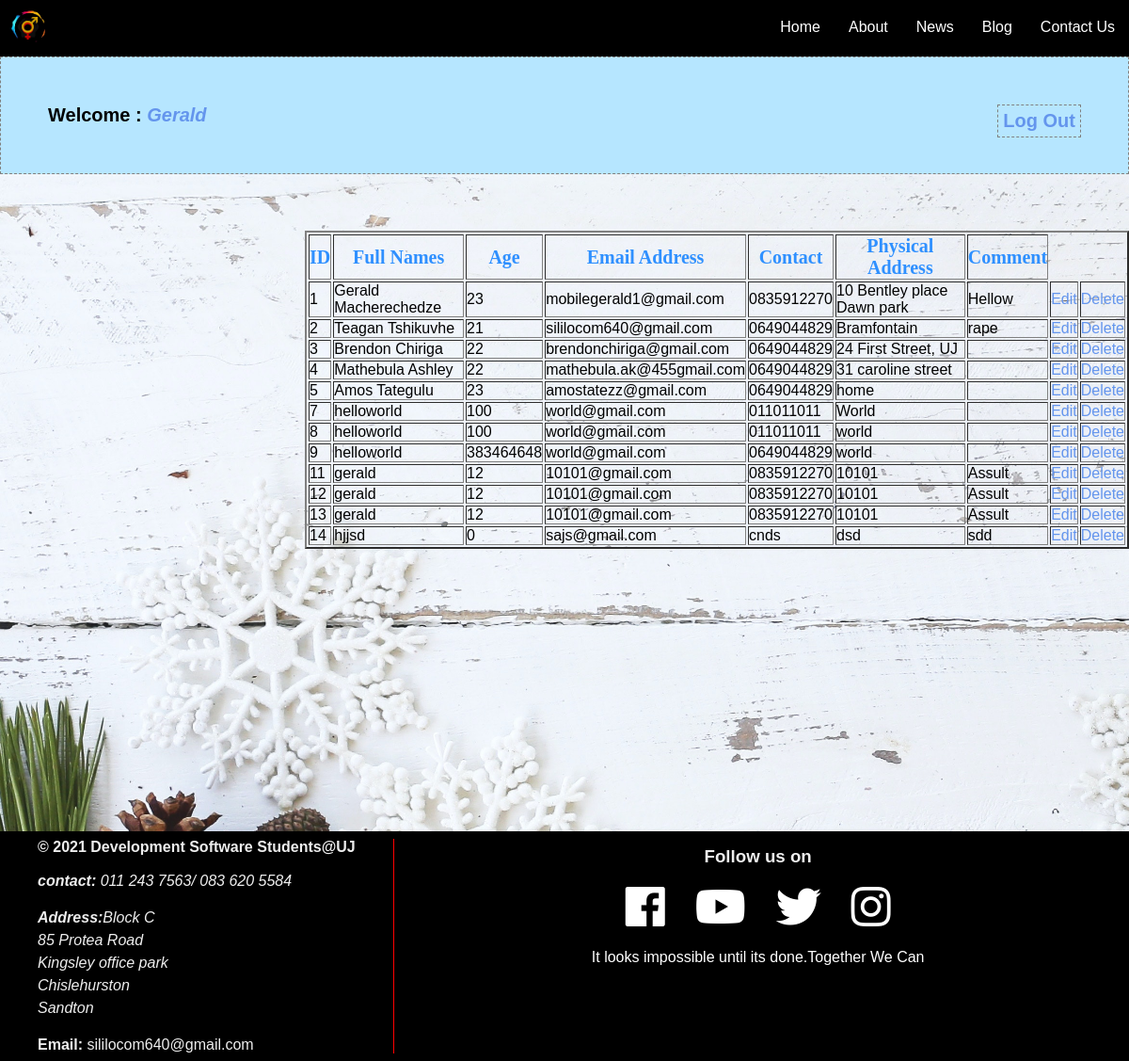
Page /profile.php (signed in) on the committed database.
### tables this page shows
CREATE TABLE `contact` (
  `id` int(15) NOT NULL,
  `fullName` varchar(225) NOT NULL,
  `age` int(225) NOT NULL,
  `email` varchar(225) NOT NULL,
  `contactnum` varchar(225) NOT NULL,
  `paddress` varchar(225) NOT NULL,
  `comment` varchar(225) NOT NULL
);

### session.php (called while the page is built, shortened)
<?php
    $conn = mysqli_connect("localhost", "root", "", "gbv");
    $user_check = $_SESSION['login_user'];
    $query = "SELECT username from login where username = '$user_check'";
    $ses_sql = mysqli_query($conn, $query);
    $row = mysqli_fetch_assoc($ses_sql);
    $login_session = $row['username'];
?>

### profile.php (the view, shortened to what this page needs)
<?php
    include('session.php');
?>
<!DOCTYPE html>
<html lang="en">
<head>
    <link rel="stylesheet" href="https://use.fontawesome.com/releases/v5.1.0/css/all.css"crossorigin="anonymous">
    <link rel="stylesheet" href="style.css" />
    <link href="backend.css" rel="stylesheet" type="text/css">
</head>
<body>
    <section>
    <div class="head">
            <header>
                <div><a href="contact.html" class="logo"><img src="images/logo.jpeg" alt="logo"></a></div>
                <div class="nav">
                  <ul class="navigation">
                    <li><a href="index.html">Home</a></li>
                    <li><a href="about.html">About</a></li>
                    <li><a href="news.html">News</a></li>
                    <li><a class="active"href="blog.html">Blog</a></li>
                    <li><a href="contact.html">Contact Us</a></li>
                  </ul>
                </div>
            </header>
        </div>
        <div id="profile">
            <b id="welcome">Welcome : <i><?php echo $login_session; ?></i></b>
            <b id="logout"><a href="logout.php">Log Out</a></b>
        </div>
        <div id="dashboard">
            <table border="2">
                <tr>
                    <th>ID</th>
                    <th>Full Names</th>
                    <th>Age</th>
                    <th>Email Address</th>
                    <th>Contact</th>
                    <th>Physical Address</th>
                    <th>Comment</th>
                </tr>
                <?php
                $conn = mysqli_connect("localhost", "root", "", "gbv");
                $sql = "SELECT id,fullName, age, email, contactnum, paddress, comment from contact";
                $result = $conn-> query($sql);
                while ($row = $result-> fetch_assoc())
                {
                ?>
                        <td><?php echo $row["id"];?></td>
                        <td><?php echo $row["fullName"];?></td>
                        <td><?php echo $row["age"];?></td>
                        <td><?php echo $row["email"];?></td>
                        <td><?php echo $row["contactnum"];?></td>
                        <td><?php echo $row["paddress"];?></td>
                        <td><?php echo $row["comment"];?></td>
                        <td><a href="edit.php?id=<?php echo $row['id']; ?>"> Edit </a></td>
                        <td><a href="delete.php?id=<?php echo $row['id']; ?>"> Delete </a></td>
                <?php
                }
                ?>
            </table>
        </div>
    </section>
    <footer>
            <div id="left-footer">
                <h4>&#169 2021 Development Software Students@UJ</h4><br/>
                <em><b>contact:</b> 011 243 7563/ 083 620 5584 </em><br/><br/>
                <em><ul><b>Address:</b>Block C</ul>
                    <ul>85 Protea Road</ul>
                    <ul>Kingsley office park</ul>
                    <ul>Chislehurston</ul>
                    <ul>Sandton</ul></em>
                    <br/>
                    <b>Email: </b>sililocom640@gmail.com
            </div>
            <div id="right-footer">
                <h3>Follow us on</h3>
                <div id="social-media-footer">
                    <ul>
                        <li>
                            <a href="https://www.facebook.com/GBViolence">
                                <i class="fab fa-facebook"></i>
                            </a>
                        </li>
                        <li>
                            <a href="https://youtube.com/channel/UCE3ND3jdBmxWU_3fleAaTWg">
                                <i class="fab fa-youtube"></i>
                            </a>
                        </li>
                        <li>
                            <a href="https://twitter.com/gbvunited?s=11">
                                <i class="fab fa-twitter"></i>
                            </a>
                        </li>
                        <li>
                            <a href="https://instagram.com/united_against_gbv?utm_medium=copy_link">
                                <i class="fab fa-instagram"></i>
                            </a>
                        </li>
                    </ul>
                </div>
                <p class="motto">It looks impossible until its done.Together We Can</p>
            </div>
        </footer>
</body>
</html>

### style.css (style rules this page uses)
* { margin: 0; padding: 0; box-sizing: border-box; font-family: "poppins", sans-serif; }
p { font-weight: 300; color: rgb(70, 11, 109); }
body { min-height: 100px; }
.head { z-index:20; position:sticky; top:0; width:100%; background:black; }
header { display:flex; justify-content: space-between; align-items: center; height:60px; }
header .logo { color: #fff; font-weight: 700; font: size 2em; text-decoration: none; }
header .navigation li { list-style: none; padding:10px 15px }
.navigation { display:flex; }
header .navigation li a { text-decoration:none; color: #fff; font: weight 300; }

### backend.css (style rules this page uses)
#profile { padding:50px; border:1px dashed grey; font-size:20px; background-color: #b6e6ff; }
#logout { float:right; padding:5px; border:dashed 1px gray }
a { text-decoration:none; color:#6495ed }
i { color:#6495ed }

### profile.php (style rules this page uses)
.nav ul li::after { content: ''; width: 0%; height: 2px; background: #912A77; display: block; margin: auto; transition: 0.5s; }
body { background-image: url("images/white.jpg"); background-repeat: no-repeat; background-size:cover; font-family: "Roboto", sans-serif; margin: 0; }
footer { background: black; margin-top: 25%; margin-left: -0px; margin-right: -0px; padding: 8px; color: rgb(238, 238, 238); display: flex; }
footer a { color: white; }
footer #left-footer { flex: 1; border-right: 1px solid red; padding-left: 32px; }
footer #left-footer ul { padding: 0; list-style: none; line-height: 1.5; }
footer #right-footer { flex: 2; padding: 8px; text-align: center; }
footer #social-media-footer a .fa-facebook, footer #social-media-footer a .fa-youtube, footer #social-media-footer a .fa-twitter, footer #social-media-footer a .fa-instagram { color: white; transition: 0.4s; }
footer #social-media-footer ul { display: flex; list-style: none; justify-content: center; padding: 0; }
footer #social-media-footer ul li { font-size: 48px; padding: 16px; transition: 0.4s; }
.logo img { width: 60px; height: 60px; }
#dashboard table { margin-left:27%; margin-top: 5%; }
#dashboard th { color:#2f90ff; font-size: 20px; font-weight:bold; font-family: algeria; }
.motto { color: white; }

### rows in the picture
contact: id "1", fullName "Gerald Macherechedze", age "23", email "mobilegerald1@gmail.com", contactnum "0835912270", paddress "10 Bentley place Dawn park", comment "Hellow"
contact: id "2", fullName "Teagan Tshikuvhe", age "21", email "sililocom640@gmail.com", contactnum "0649044829", paddress "Bramfontain", comment "rape"
contact: id "3", fullName "Brendon Chiriga", age "22", email "brendonchiriga@gmail.com", contactnum "0649044829", paddress "24 First Street, UJ"
contact: id "4", fullName "Mathebula Ashley", age "22", email "mathebula.ak@455gmail.com", contactnum "0649044829", paddress "31 caroline street"
contact: id "5", fullName "Amos Tategulu", age "23", email "amostatezz@gmail.com", contactnum "0649044829", paddress "home"
contact: id "7", fullName "helloworld", age "100", email "world@gmail.com", contactnum "011011011", paddress "World"
contact: id "8", fullName "helloworld", age "100", email "world@gmail.com", contactnum "011011011", paddress "world"
contact: id "9", fullName "helloworld", age "383464648", email "world@gmail.com", contactnum "0649044829", paddress "world"
contact: id "11", fullName "gerald", age "12", email "10101@gmail.com", contactnum "0835912270", paddress "10101", comment "Assult"
contact: id "12", fullName "gerald", age "12", email "10101@gmail.com", contactnum "0835912270", paddress "10101", comment "Assult"
contact: id "13", fullName "gerald", age "12", email "10101@gmail.com", contactnum "0835912270", paddress "10101", comment "Assult"
contact: id "14", fullName "hjjsd", age "0", email "sajs@gmail.com", contactnum "cnds", paddress "dsd", comment "sdd"

### other values in the picture
$login_session "Gerald"
